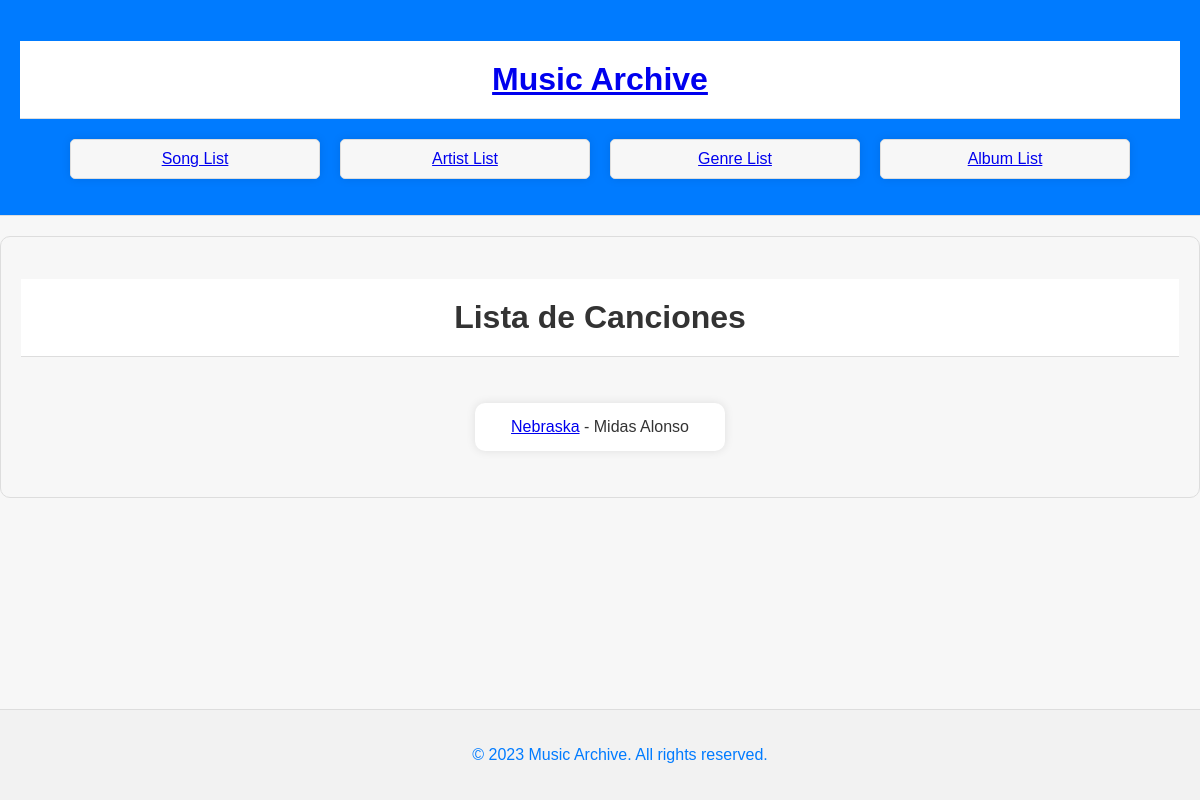
Page /songs/ on the earlier database version.
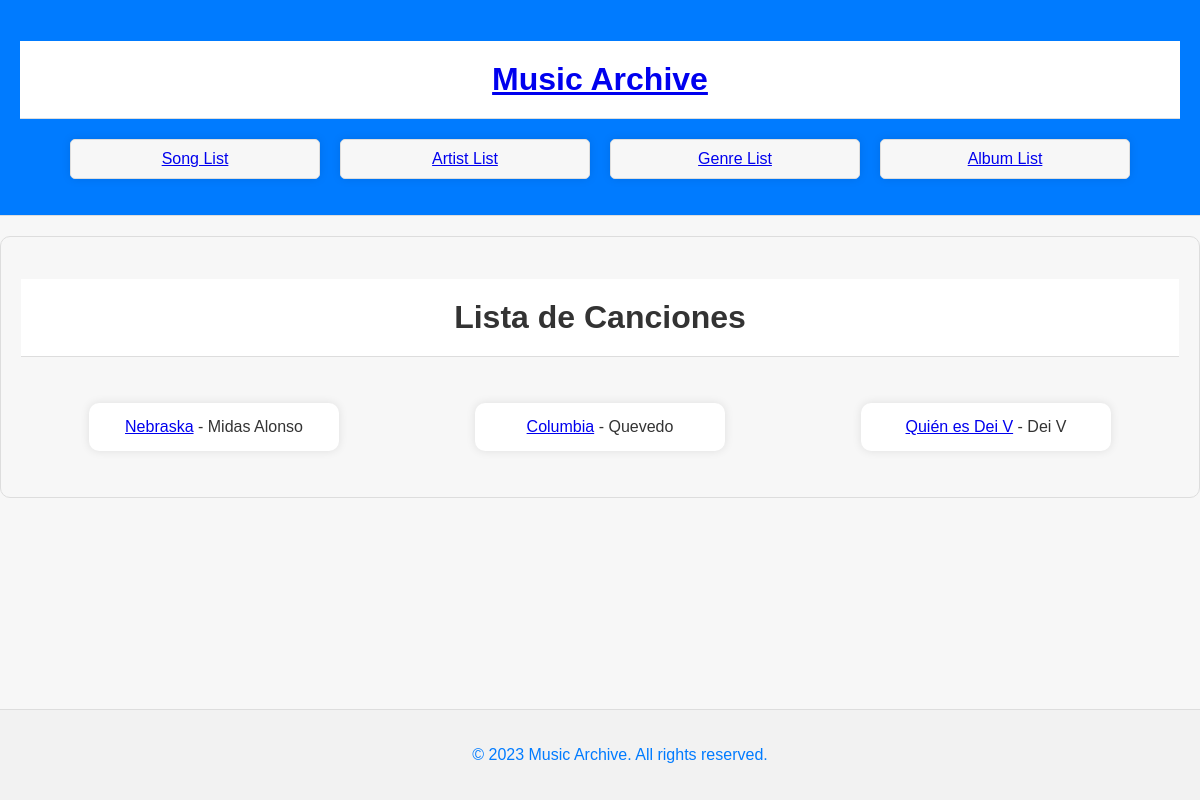
Same page on the later database version.
### MusicArchive/models.py (models this page shows, shortened)
class Song(models.Model):
    title = models.CharField(max_length=255)
    artist = models.ForeignKey(Artist, on_delete=models.CASCADE, related_name='songs')
    album = models.ForeignKey('Album', on_delete=models.CASCADE, null=True, blank=True)
    image = models.ImageField(upload_to='song_images/', null=True, blank=True)
    duration = models.DurationField()
    genre = models.ForeignKey(Genre, on_delete=models.CASCADE)
    audio_file = models.FileField(upload_to='song_audio/', null=True, blank=True)
    description = models.TextField(blank=True)
    lyrics = models.TextField(blank=True)

class Artist(models.Model):
    name = models.CharField(max_length=200)
    genre = models.ForeignKey(Genre, on_delete=models.CASCADE)
    image = models.ImageField(upload_to='artist_images/', null=True, blank=True)
    description = models.TextField(blank=True)

### MusicArchive/views.py (the view)
# urls.py: path('songs/', views.song_list, name='song_list'),
def song_list(request):
    songs = Song.objects.all()
    return render(request, 'song_list.html', {'songs': songs})

### MusicArchive/templates/song_list.html (shortened to what this page needs)
{% load static %}
<!DOCTYPE html>
<html lang="en">
<head>
  <link rel="stylesheet" href="{% static 'css/song_list.css' %}">
  <link rel="stylesheet" href="{% static 'css/main.css' %}">
</head>
<body>
  <header>
    <h1><a href="{% url 'index' %}">Music Archive</a></h1>
    <nav>
      <ul>
        <li><a href="{% url 'song_list' %}">Song List</a></li>
        <li><a href="{% url 'artist_list' %}">Artist List</a></li>
        <li><a href="{% url 'genre_list' %}">Genre List</a></li>
        <li><a href="{% url 'album_list' %}">Album List</a></li>
      </ul>
    </nav>
  </header>
  <main>
    <h1>Lista de Canciones</h1>
    <div class="scrollable-container">
      <ul class="album-list">
        {% for song in songs %}
          <li>
            <div class="album-details">
              <a href="{% url 'song_detail' song.id %}">{{ song.title }}</a> - {{ song.artist.name }}
            </div>
          </li>
        {% endfor %}
      </ul>
    </div>
  </main>
  <footer>
    <p>&copy; 2023 Music Archive. All rights reserved.</p>
  </footer>
</body>
</html>

Differences in the rows shown:
added Song: title "Columbia", artist.name "Quevedo"
added Song: title "Quién es Dei V", artist.name "Dei V"
